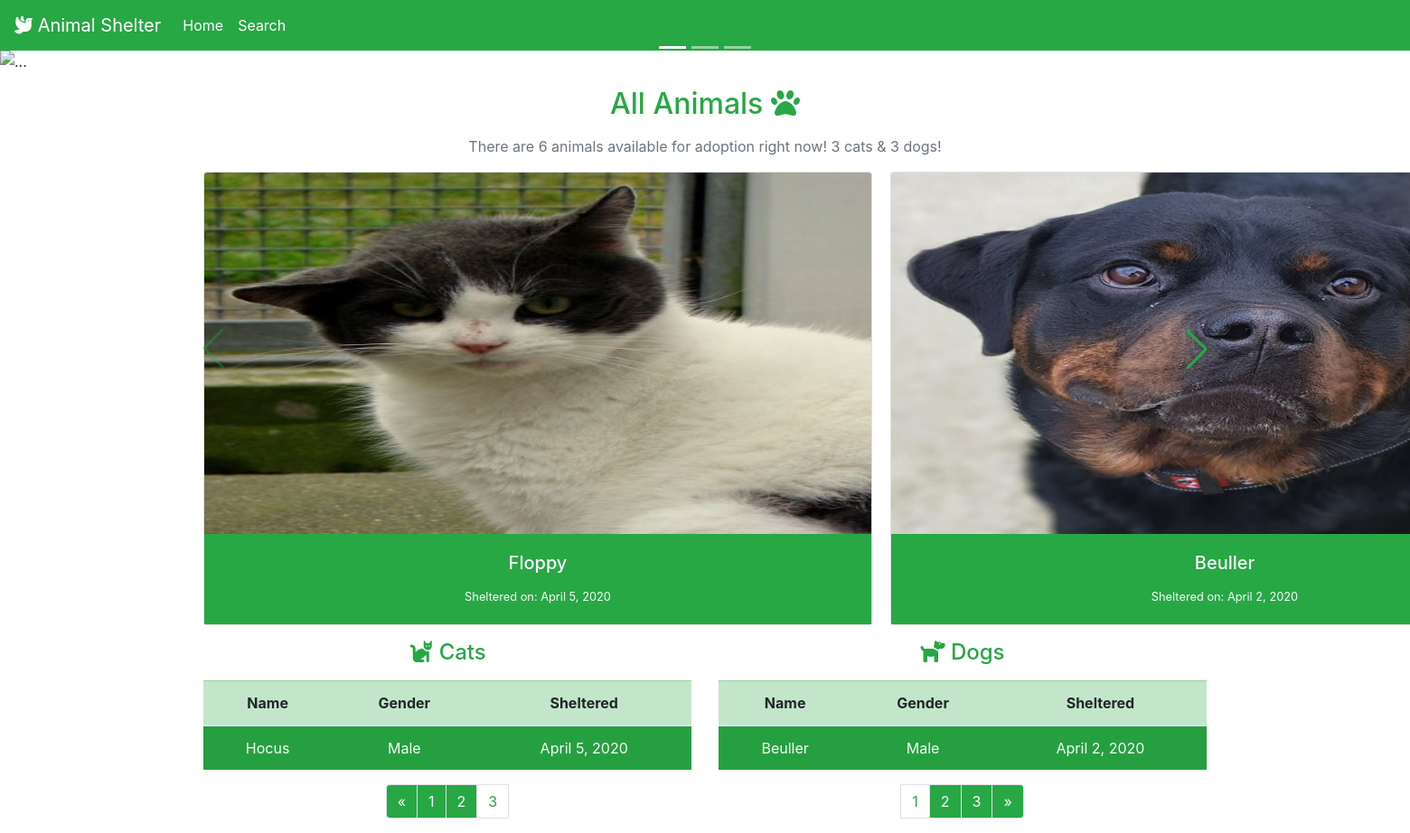
Screenshot of /?catpage=3 with the database file from the repository.
### animals/models.py (models this page shows, shortened)
class Animal(models.Model):
    name = models.CharField(max_length=32)
    image = models.ImageField(upload_to='media/')
    description = models.TextField(max_length=360)
    difficulty = models.IntegerField(
        validators=[MinValueValidator(1), MaxValueValidator(5)]
    )
    animal = models.CharField(choices=ANIMAL_CHOICES, max_length=3)
    age = models.CharField(choices=AGE_CHOICES, max_length=5)
    gender = models.CharField(choices=GENDER_CHOICES, max_length=6)
    sheltered = models.DateField(default=datetime.date.today)

### animals/views.py (the view)
# urls.py: path('', views.home, name='home'),
def home(request):
    animals = Animal.objects.all()
    cats = Animal.objects.filter(animal='Cat')
    no_of_cats = len(cats)
    paginator1 = Paginator(cats, 1)
    page = request.GET.get('catpage')
    cats = paginator1.get_page(page)
    dogs = Animal.objects.filter(animal='Dog')
    no_of_dogs = len(dogs)
    paginator2 = Paginator(dogs, 1)
    page = request.GET.get('dogpage')
    dogs = paginator2.get_page(page)
    no_of_animals = len(Animal.objects.all())
    return render(request, 'home.html', {'animals': animals,
                                         'cats': cats,
                                         'dogs': dogs,
                                         'no_of_animals': no_of_animals,
                                         'no_of_dogs': no_of_dogs,
                                         'no_of_cats': no_of_cats})

### animals/templates/home.html (shortened to what this page needs)
{% extends 'base.html' %} {% block content %}
<div id="carouselExampleCaptions" class="carousel slide" data-ride="carousel">
  <ol class="carousel-indicators">
    <li
      data-target="#carouselExampleCaptions"
      data-slide-to="0"
      class="active"
    ></li>
    <li data-target="#carouselExampleCaptions" data-slide-to="1"></li>
    <li data-target="#carouselExampleCaptions" data-slide-to="2"></li>
  </ol>
  <div class="carousel-inner">
    <div class="carousel-item active">
      <img
        src="https://source.unsplash.com/1400x240/?dog,cat"
        class="d-block w-100"
        alt="..."
      />
      <div class="carousel-caption d-none d-md-block">
      </div>
    </div>
  </div>
  <a
    class="carousel-control-prev"
    href="#carouselExampleCaptions"
    role="button"
    data-slide="prev"
  >
    <span class="carousel-control-prev-icon" aria-hidden="true"></span>
  </a>
  <a
    class="carousel-control-next"
    href="#carouselExampleCaptions"
    role="button"
    data-slide="next"
  >
    <span class="carousel-control-next-icon" aria-hidden="true"></span>
  </a>
</div>
<div class="container">
  <div class="row">
    <div class="col-md-12">
      <h2 class="text-center text-success mt-3 mb-3">
        All Animals <i class="fas fa-paw"></i>
      </h2>
      <p class="text-center text-muted">
        There are {{no_of_animals}} animals available for adoption right now!
        {{no_of_cats}} cats & {{no_of_dogs}} dogs!
      </p>
      <div class="card-group">
        <div class="swiper-container">
          <div class="swiper-wrapper">
            {% for animal in animals %}
            <div class="swiper-slide">
              <a href="animal/{{animal.id}}">
                <div class="card">
                  <img
                    src="{{ animal.image.url }}"
                    class="card-img-top"
                    alt="..."
                    style="height: 25rem;"
                  />
                  <div class="card-body bg-success">
                    <h5 class="card-title text-light text-center">
                      {{ animal.name }}
                    </h5>
                    <p class="card-text text-center">
                      <small class="text-light"
                        >Sheltered on: {{ animal.sheltered }}</small
                      >
                    </p>
                  </div>
                </div>
              </a>
            </div>
            {% endfor %}
          </div>
          <div class="swiper-button-prev text-success"></div>
          <div class="swiper-button-next text-success"></div>
        </div>
      </div>
    </div>
  </div>
  <div class="row">
    <div class="col-md-6">
      <h4 class="text-center text-success mt-3 mb-3">
        <i class="fas fa-cat"></i> Cats
      </h4>
      <table class="table table-striped text-center">
        <thead class="table-success">
          <tr>
            <th scope="col">Name</th>
            <th scope="col">Gender</th>
            <th scope="col">Sheltered</th>
          </tr>
        </thead>
        <tbody class="bg-success">
          {% for cat in cats %}
          <tr class="text-light">
            <td>{{ cat.name }}</td>
            <td>{{ cat.gender }}</td>
            <td>{{ cat.sheltered }}</td>
          </tr>
          {% endfor %}
        </tbody>
      </table>
      {% if cats.has_other_pages %}
      <nav>
        <ul class="pagination justify-content-center">
          {% if cats.has_previous %}
          <li class="page-item">
            <a
              class="page-link text-light bg-success"
              href="?catpage={{ cats.previous_page_number }}"
              tabindex="-1"
              aria-disabled="true"
              >&laquo;</a
            >
          </li>
          {% else %}
          <li class="page-item disabled"></li>
          {% endif %} {% for pages in cats.paginator.page_range %}
          <br />
          {% if cats.number == pages %}
          <li class="page-item">
            <a class="page-link text-success" href="?catpage={{ pages }}"
              >{{ pages }}</a
            >
          </li>
          {% else %}
          <li class="page-item">
            <a
              class="page-link text-light bg-success"
              href="?catpage={{ pages }}"
              >{{ pages }}</a
            >
          </li>
          {% endif %} {% endfor %}
        </ul>
      </nav>
      {% endif %}
    </div>
    <div class="col-md-6">
      <h4 class="text-center text-success mt-3 mb-3">
        <i class="fas fa-dog"></i> Dogs
      </h4>
      <table class="table table-striped text-center">
        <thead class="table-success">
          <tr>
            <th scope="col">Name</th>
            <th scope="col">Gender</th>
            <th scope="col">Sheltered</th>
          </tr>
        </thead>
        <tbody class="bg-success">
          {% for dog in dogs %}
          <tr class="text-light">
            <td>{{ dog.name }}</td>
            <td>{{ dog.gender }}</td>
            <td>{{ dog.sheltered }}</td>
          </tr>
          {% endfor %}
        </tbody>
      </table>
      {% if dogs.has_other_pages %}
      <nav>
        <ul class="pagination justify-content-center">
           {% for pages in dogs.paginator.page_range %}
          <br />
          {% if dogs.number == pages %}
          <li class="page-item">
            <a class="page-link text-success" href="?dogpage={{ pages }}"
              >{{ pages }}</a
            >
          </li>
          {% else %}
          <li class="page-item">
            <a
              class="page-link text-light bg-success"
              href="?dogpage={{ pages }}"
              >{{ pages }}</a
            >
          </li>
          {% endif %} {% endfor %} {% if dogs.has_next %}
          <li class="page-item">
            <a
              class="page-link text-light bg-success"
              href="?dogpage={{ dogs.next_page_number }}"
              >&raquo;</a
            >
          </li>
          {% else %}
          <li class="page-item disabled"></li>
          {% endif %}
        </ul>
      </nav>
      {% endif %}
    </div>
  </div>
</div>
{% endblock content %}

### rows the page displays
Animal: image (picture), name "Floppy", sheltered "April 5, 2020"
Animal: image (picture), name "Beuller", sheltered "April 2, 2020", gender "Male"
Animal: name "Hocus", gender "Male", sheltered "April 5, 2020"

### other values shown
{{ no_of_animals }} "6"
{{ no_of_cats }} "3"
{{ no_of_dogs }} "3"
{{ pages }} "1" "2"
{{ pages }} "3"
{{ pages }} "1"
{{ pages }} "2" "3"
